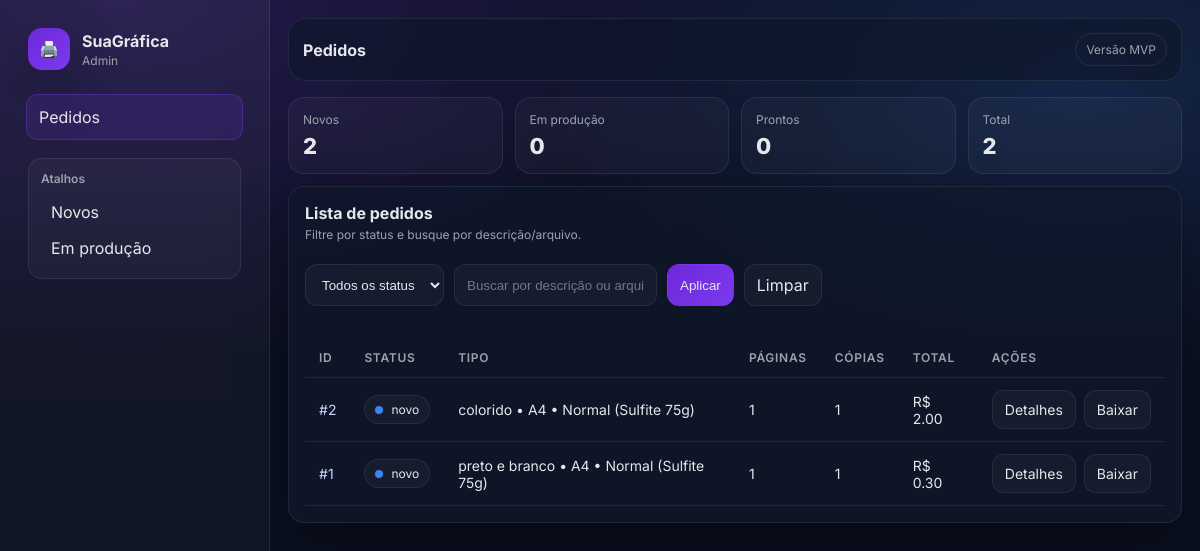
Screenshot of /admin/pedidos with the database file from the repository.
### models.py (models this page shows)
class Pedido(Base):
    __tablename__ = "pedidos"
    id = Column(Integer, primary_key=True, index=True)
    tipo_cor = Column(String(50), index=True, nullable=False)
    tamanho_papel = Column(String(10), index=True, nullable=False)
    tipo_papel = Column(String(50), nullable=False)
    slides_por_pagina = Column(Integer, nullable=False, default=1)  # 1,2,4,6 (só A4)
    frente_verso = Column(Boolean, nullable=False, default=False)   # só informação (não altera valor)
    paginas_arquivo = Column(Integer, nullable=False)
    copias = Column(Integer, nullable=False)
    paginas_cobradas = Column(Integer, nullable=False)
    preco_pagina_usado = Column(Float, nullable=False)
    valor_total = Column(Float, nullable=False)
    descricao = Column(String(700), nullable=True)
    grampear = Column(Boolean, nullable=False, default=False)
    encadernar = Column(Boolean, nullable=False, default=False)
    plastificar = Column(Boolean, nullable=False, default=False)
    arquivo = Column(String(255), nullable=False)
    status = Column(String(30), nullable=False, default="novo")
    criado_em = Column(DateTime(timezone=True), nullable=False, server_default=func.now())

### main.py (the view)
@app.get("/admin/pedidos", response_class=HTMLResponse)
def admin_pedidos(
    request: Request,
    status: Optional[str] = None,
    q: Optional[str] = None,
    db: Session = Depends(get_db)
):
    query = db.query(Pedido)
    if status:
        query = query.filter(Pedido.status == status)
    if q:
        texto = f"%{q.strip()}%"
        query = query.filter(
            or_(
                Pedido.descricao.ilike(texto),
                Pedido.arquivo.ilike(texto),
            )
        )
    pedidos = query.order_by(Pedido.id.desc()).all()
    kpis = {
        "novo": db.query(Pedido).filter(Pedido.status == "novo").count(),
        "em_producao": db.query(Pedido).filter(Pedido.status == "em_producao").count(),
        "pronto": db.query(Pedido).filter(Pedido.status == "pronto").count(),
        "total": db.query(Pedido).count(),
    }
    return templates.TemplateResponse(
        "admin/pedidos.html",
        {
            "request": request,
            "pedidos": pedidos,
            "kpis": kpis,
            "status": status,
            "q": q,
            "nav": "pedidos",
        }
    )

### templates/admin/pedidos.html (shortened to what this page needs)
{% extends "admin/base.html" %}
{% block page_title %}Pedidos{% endblock %}
{% block content %}
<div class="kpi-grid">
  <div class="kpi">
    <div class="label">Novos</div>
    <div class="value">{{ kpis.novo }}</div>
  </div>
  <div class="kpi">
    <div class="label">Em produção</div>
    <div class="value">{{ kpis.em_producao }}</div>
  </div>
  <div class="kpi">
    <div class="label">Prontos</div>
    <div class="value">{{ kpis.pronto }}</div>
  </div>
  <div class="kpi">
    <div class="label">Total</div>
    <div class="value">{{ kpis.total }}</div>
  </div>
</div>
<div class="card">
  <div class="card-header">
    <div>
      <div class="card-title">Lista de pedidos</div>
      <div class="card-sub">Filtre por status e busque por descrição/arquivo.</div>
    </div>
  </div>
  <form class="toolbar" method="get" action="/admin/pedidos">
    <select class="select" name="status">
      <option value="">Todos os status</option>
    </select>
    <input class="input" name="q" placeholder="Buscar por descrição ou arquivo..." value="{{ q or '' }}">
    <button class="btn primary" type="submit">Aplicar</button>
    <a class="btn" href="/admin/pedidos">Limpar</a>
  </form>
  <div class="card-body">
    <table class="table">
      <thead>
        <tr>
          <th>ID</th>
          <th>Status</th>
          <th>Tipo</th>
          <th>Páginas</th>
          <th>Cópias</th>
          <th>Total</th>
          <th>Ações</th>
        </tr>
      </thead>
      <tbody>
        {% for p in pedidos %}
        <tr>
          <td><a class="link" href="/admin/pedido/{{ p.id }}">#{{ p.id }}</a></td>
          <td>
            <span class="chip {{ p.status }}">
              <span class="dot"></span>{{ p.status }}
            </span>
          </td>
          <td>{{ p.tipo_cor }} • {{ p.tamanho_papel }} • {{ p.tipo_papel }}</td>
          <td>{{ p.paginas_cobradas }}</td>
          <td>{{ p.copias }}</td>
          <td>R$ {{ '%.2f'|format(p.valor_total) }}</td>
          <td>
            <div class="row-actions">
              <a class="btn" href="/admin/pedido/{{ p.id }}">Detalhes</a>
              {% if p.arquivo %}
                <a class="btn" href="/admin/pedido/{{ p.id }}/arquivo">Baixar</a>
              {% else %}
                <span style="color: var(--muted); font-size: 12px;">sem arquivo</span>
              {% endif %}
            </div>
          </td>
        </tr>
        {% endfor %}
      </tbody>
    </table>
  </div>
</div>
{% endblock %}

### templates/admin/base.html (shortened to what this page needs)
<!doctype html>
<html lang="pt-br">
<head>
  <link rel="stylesheet" href="/static/admin.css">
</head>
<body>
  <div class="app">
    <aside class="sidebar">
      <div class="brand">
        <div class="logo">🖨️</div>
        <div>
          <div class="brand-name">SuaGráfica</div>
          <div class="brand-sub">Admin</div>
        </div>
      </div>
      <nav class="nav">
        <a class="nav-link {% if nav=='pedidos' %}active{% endif %}" href="/admin/pedidos">
          Pedidos
        </a>
      </nav>
      <div class="sidebar-footer">
        <div class="mini">
          <div class="mini-title">Atalhos</div>
          <a class="mini-link" href="/admin/pedidos?status=novo">Novos</a>
          <a class="mini-link" href="/admin/pedidos?status=em_producao">Em produção</a>
        </div>
      </div>
    </aside>
    <main class="main">
      <header class="topbar">
        <div class="topbar-left">
          <div class="page-title">{% block page_title %}{% endblock %}</div>
        </div>
        <div class="topbar-right">
          <div class="badge">Versão MVP</div>
        </div>
      </header>
      <section class="content">
        {% block content %}{% endblock %}
      </section>
    </main>
  </div>
</body>
</html>

### static/admin.css (style rules this page uses)
:root { --bg:#0b1020; --panel:#0f172a; --text:#e5e7eb; --muted:#9ca3af; --line:rgba(255,255,255,.08); --primary:#6d28d9; --primary2:#7c3aed; --ok:#16a34a; --warn:#f59e0b; --info:#3b82f6; --shadow: 0 20px 50px rgba(0,0,0,.35); --radius:16px; }
* { box-sizing:border-box }
html,body { height:100% }
body { margin:0; font-family:Inter,system-ui,-apple-system,Segoe UI,Roboto,Arial,sans-serif; background: radial-gradient(1200px 600px at 10% 0%, rgba(124,58,237,.22), transparent 60%), radial-gradient(900px 500px at 90% 10%, rgba(59,130,246,.18), transparent 60%), var(--bg); color:var(--text); }
a { color:inherit;text-decoration:none }
.app { display:flex; min-height:100vh }
.sidebar { width:270px; padding:18px; background:linear-gradient(180deg, rgba(255,255,255,.04), rgba(255,255,255,.02)); border-right:1px solid var(--line); position:sticky; top:0; height:100vh; }
.brand { display:flex; gap:12px; align-items:center; padding:10px 10px 16px }
.logo { width:42px;height:42px;display:grid;place-items:center;border-radius:14px; background:linear-gradient(135deg,var(--primary),var(--primary2)); box-shadow:var(--shadow); }
.brand-name { font-weight:700 }
.brand-sub { color:var(--muted);font-size:12px;margin-top:2px }
.nav { display:flex;flex-direction:column;gap:8px;padding:8px }
.nav-link { padding:12px 12px; border-radius:12px; color:var(--muted); background:transparent; border:1px solid transparent; }
.nav-link.active { background:rgba(124,58,237,.14); border-color:rgba(124,58,237,.35); color:var(--text); }
.sidebar-footer { margin-top:auto; padding:10px }
.mini { padding:12px;border:1px solid var(--line);border-radius:14px;background:rgba(255,255,255,.03) }
.mini-title { font-weight:600;font-size:12px;color:var(--muted);margin-bottom:8px }
.mini-link { display:block;padding:8px 10px;border-radius:10px;color:var(--text) }
.main { flex:1; padding:18px }
.topbar { display:flex;justify-content:space-between;align-items:center; padding:14px 14px; border:1px solid var(--line); border-radius:18px; background:rgba(15,23,42,.65); backdrop-filter: blur(10px); }
.topbar-left { display:flex;align-items:center;gap:12px }
.page-title { font-size:16px;font-weight:700 }
.badge { padding:8px 10px;border-radius:999px; border:1px solid var(--line); color:var(--muted); font-size:12px; }
.content { margin-top:16px }
.card { border:1px solid var(--line); background:rgba(15,23,42,.75); border-radius:var(--radius); box-shadow:var(--shadow); }
.card-header { padding:16px 16px 10px; display:flex;justify-content:space-between;align-items:center;gap:12px; }
.card-title { font-weight:700 }
.card-sub { color:var(--muted);font-size:12px;margin-top:4px }
.card-body { padding:16px }
.toolbar { display:flex;gap:10px;flex-wrap:wrap; padding:12px 16px 16px; }
.input, .select { padding:10px 12px; border-radius:12px; border:1px solid var(--line); background:rgba(255,255,255,.03); color:var(--text); outline:none; }
.input::placeholder { color:rgba(229,231,235,.45) }
.btn { padding:10px 12px; border-radius:12px; border:1px solid var(--line); background:rgba(255,255,255,.03); color:var(--text); cursor:pointer; }
.btn.primary { background:linear-gradient(135deg,var(--primary),var(--primary2)); border-color:rgba(124,58,237,.35); }
.table { width:100%; border-collapse:separate; border-spacing:0; overflow:hidden; }
.table th, .table td { text-align:left; padding:12px 14px; border-bottom:1px solid var(--line); font-size:14px; }
.table th { color:var(--muted);font-weight:600;font-size:12px;text-transform:uppercase;letter-spacing:.06em }
.row-actions { display:flex;gap:8px;align-items:center }
.link { color:#c7d2fe }
.chip { display:inline-flex;align-items:center;gap:8px; padding:6px 10px;border-radius:999px; border:1px solid var(--line); font-size:12px;color:var(--text); background:rgba(255,255,255,.03); }
.dot { width:8px;height:8px;border-radius:50% }
.chip.novo .dot { background:var(--info) }
.kpi-grid { display:grid;grid-template-columns:repeat(4,1fr);gap:12px;margin-bottom:12px }
.kpi { padding:14px;border-radius:16px;border:1px solid var(--line);background:rgba(255,255,255,.03) }
.kpi .label { color:var(--muted);font-size:12px }
.kpi .value { font-size:22px;font-weight:800;margin-top:6px }

### rows the page displays
Pedido: id "2", status "novo", tipo_cor "colorido", tamanho_papel "A4", tipo_papel "Normal (Sulfite 75g)", paginas_cobradas "1", copias "1", valor_total "2.00"
Pedido: id "1", status "novo", tipo_cor "preto e branco", tamanho_papel "A4", tipo_papel "Normal (Sulfite 75g)", paginas_cobradas "1", copias "1", valor_total "0.30"

### other values shown
{{ kpis.novo }} "2"
{{ kpis.em_producao }} "0"
{{ kpis.pronto }} "0"
{{ kpis.total }} "2"
